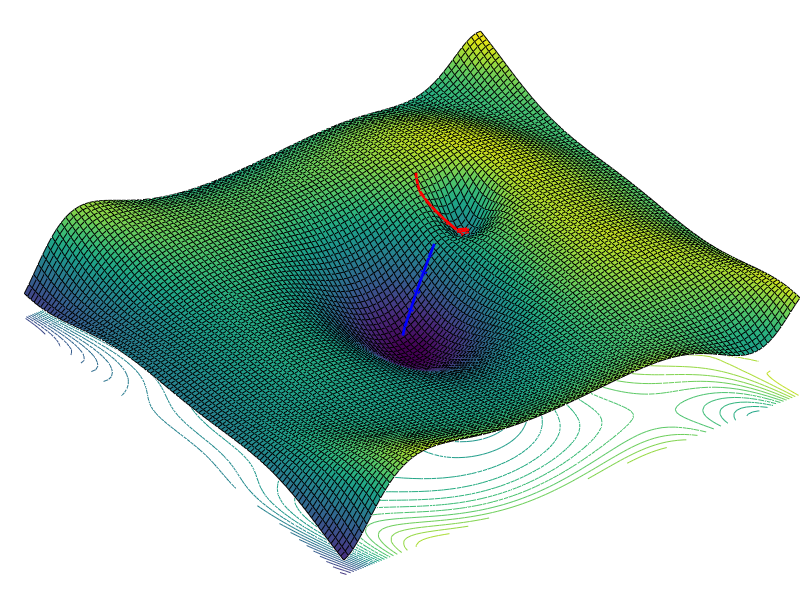

MATLAB code for this plot:
% Function containing two prominent local minima.
f = @(x, y) (0.2 * x .* (sin(0.2 * x.^2 + 0.5 * x) + 1)) + (0.1 * y.^2 .* sin(y + 0.1 * x.^3) + 1) - 3 * exp(-(1 * x.^2 + 0.5 * y.^2)) - 1.5 * exp(-5 * (2 * (x-1.5).^2 + (y-1).^2)) + 2;

[x, y] = meshgrid(linspace(-3.5, 3.5, 100));

z = f(x, y);

surf(x, y, z);
hold on;
contour(x, y, z, 30);


function [x_path, y_path] = perform_gradient_descent(x, y, z, x0, y0, alpha, num_iterations)
    [dx, dy] = gradient(z);

    % Store path
    x_path = zeros(1, num_iterations);
    y_path = zeros(1, num_iterations);

    % Perform gradient descent
    x_current = x0;
    y_current = y0;
    for i = 1:num_iterations
        x_path(i) = x_current;
        y_path(i) = y_current;

        % Find index of current (x,y) in meshgrid
        [~, ix] = min(abs(x(1,:) - x_current));
        [~, iy] = min(abs(y(:,1) - y_current));

        % Update x and y using gradient descent
        x_current = x_current - alpha * dx(iy, ix);
        y_current = y_current - alpha * dy(iy, ix);
    end
end

function plot_path(x_path, y_path, f, color)
    path_elevation = 0.1;
    plot3(x_path, y_path, f(x_path, y_path) + path_elevation, strcat(color, '-'), 'LineWidth', 2); % Path line
    quiver3(x_path(1:end-1), y_path(1:end-1), f(x_path(1:end-1), y_path(1:end-1)), ...
            x_path(2:end)-x_path(1:end-1), y_path(2:end)-y_path(1:end-1), f(x_path(2:end), y_path(2:end))-f(x_path(1:end-1), y_path(1:end-1)) + path_elevation, ...
            0.5, color, 'LineWidth', 1.5);
end

alpha = 1.0; % Learning rate

% --- First gradient descent ---
x0 = 1.25; % Initial x
y0 = 1.7; % Initial y
num_iterations = 20;
color = 'r';

[x_path, y_path] = perform_gradient_descent(x, y, z, x0, y0, alpha, num_iterations);
plot_path(x_path, y_path, f, color);


% --- Second gradient descent ---
x0 = 0.9;
y0 = 0.8;
alpha = 1;
num_iterations = 7;
color = 'b';

[x_path, y_path] = perform_gradient_descent(x, y, z, x0, y0, alpha, num_iterations);
plot_path(x_path, y_path, f, color);

% Disable axes completely
set(gca,'XTick',[], 'YTick', [], 'ZTick', [], 'color', 'none');
axis off;
set(gca, 'LooseInset', get(gca,'TightInset'));

view(-35, 65);

hold off;
